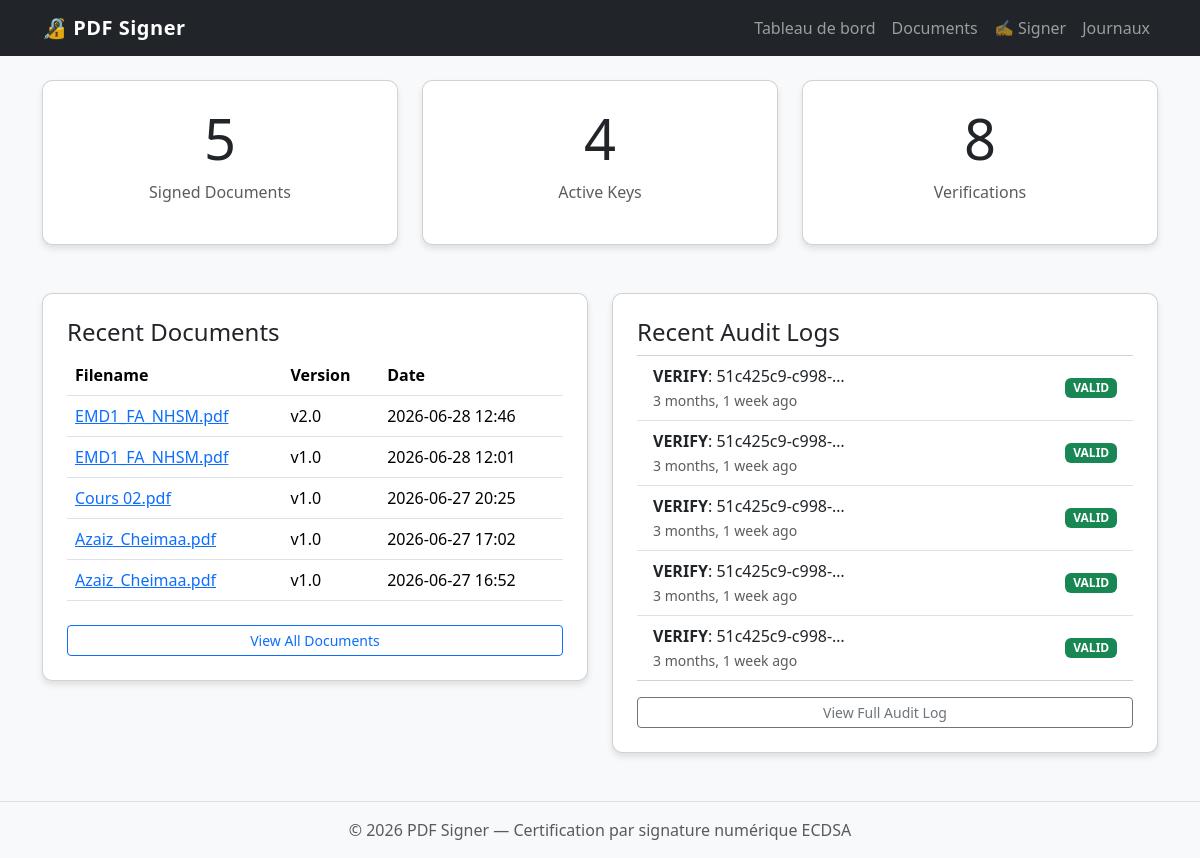
The app's page /, older data.
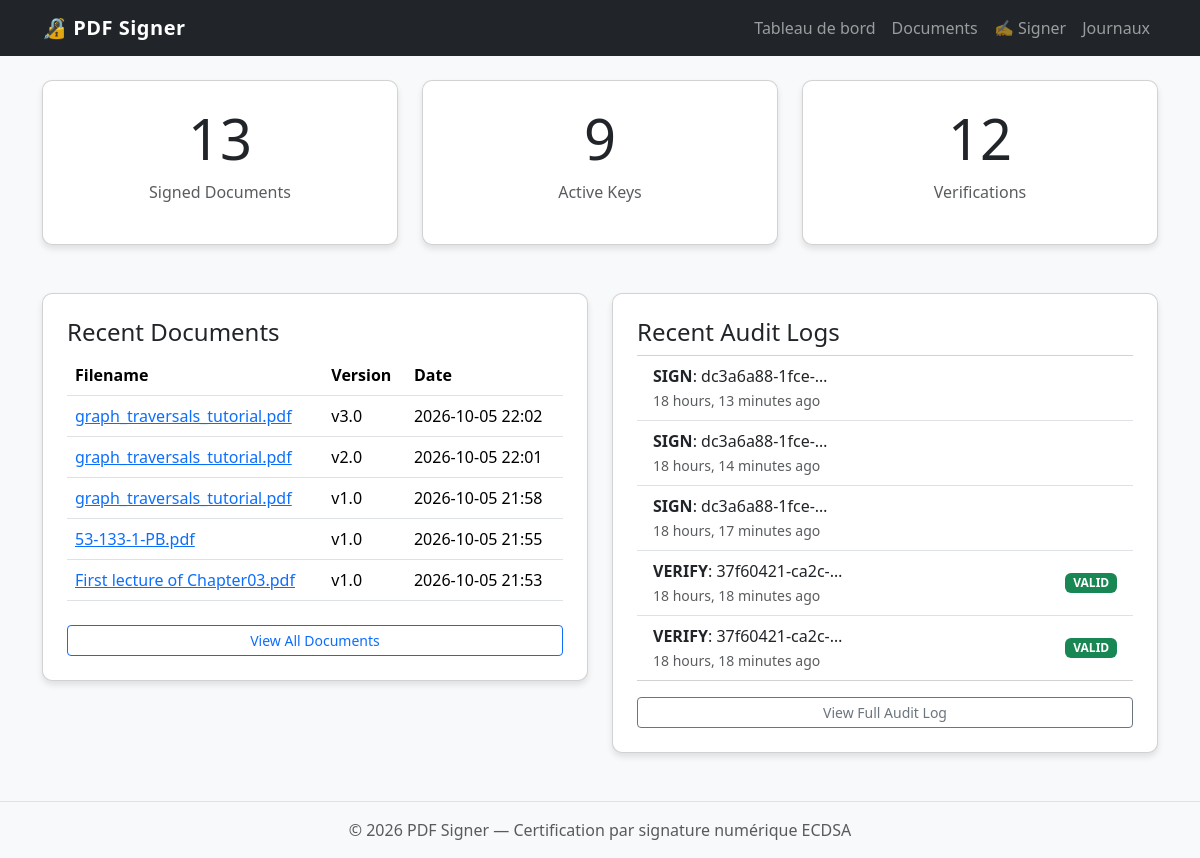
The same page, newer data.
### signer_app/models.py (models this page shows, shortened)
class SignedDocument(models.Model):
    document_id = models.UUIDField(default=uuid.uuid4, editable=False)
    filename = models.CharField(max_length=255)
    version = models.CharField(max_length=50)
    timestamp = models.DateTimeField()
    file_hash = models.CharField(max_length=64)
    signature = models.TextField()
    signer_name = models.CharField(max_length=255)
    public_key = models.TextField()
    pdf_file = models.FileField(upload_to='signed_pdfs/')
    qr_code_file = models.ImageField(upload_to='qrs/')
    is_latest = models.BooleanField(default=True)
    class Meta:
        unique_together = ('document_id', 'version')
        constraints = [
            models.UniqueConstraint(
                fields=['document_id'],
                condition=models.Q(is_latest=True),
                name='one_latest_per_document',
            ),
        ]

class AuditLog(models.Model):
    EVENT_CHOICES = [
        ('SIGN', 'Signature'),
        ('VERIFY', 'Verification'),
    ]
    event = models.CharField(max_length=10, choices=EVENT_CHOICES)
    document_id = models.CharField(max_length=100)
    timestamp = models.DateTimeField(auto_now_add=True)
    result = models.CharField(max_length=50, blank=True, null=True)
    reason = models.TextField(blank=True, null=True)
    details = models.JSONField(default=dict)

### signer_app/views.py (the view)
# urls.py: path('', views.dashboard, name='dashboard'),
def dashboard(request):
    context = {
        'doc_count': SignedDocument.objects.count(),
        'key_count': SigningKey.objects.count(),
        'verify_count': AuditLog.objects.filter(event='VERIFY').count(),
        'recent_docs': SignedDocument.objects.order_by('-timestamp')[:5],
        'recent_logs': AuditLog.objects.order_by('-timestamp')[:5],
    }
    return render(request, 'dashboard.html', context)

### signer_app/templates/dashboard.html
{% extends 'base.html' %}
{% block content %}
<div class="row">
    <div class="col-md-4">
        <div class="card text-center p-4 mb-4">
            <h3 class="display-4">{{ doc_count }}</h3>
            <p class="text-muted">Signed Documents</p>
        </div>
    </div>
    <div class="col-md-4">
        <div class="card text-center p-4 mb-4">
            <h3 class="display-4">{{ key_count }}</h3>
            <p class="text-muted">Active Keys</p>
        </div>
    </div>
    <div class="col-md-4">
        <div class="card text-center p-4 mb-4">
            <h3 class="display-4">{{ verify_count }}</h3>
            <p class="text-muted">Verifications</p>
        </div>
    </div>
</div>
<div class="row mt-4">
    <div class="col-md-6">
        <div class="card p-4">
            <h4>Recent Documents</h4>
            <div class="table-responsive">
                <table class="table table-hover">
                    <thead>
                        <tr>
                            <th>Filename</th>
                            <th>Version</th>
                            <th>Date</th>
                        </tr>
                    </thead>
                    <tbody>
                        {% for doc in recent_docs %}
                        <tr>
                            <td><a href="{% url 'doc_detail' doc.document_id %}">{{ doc.filename }}</a></td>
                            <td>v{{ doc.version }}</td>
                            <td>{{ doc.timestamp|date:"Y-m-d H:i" }}</td>
                        </tr>
                        {% empty %}
                        <tr><td colspan="3">No documents yet.</td></tr>
                        {% endfor %}
                    </tbody>
                </table>
            </div>
            <a href="{% url 'document_list' %}" class="btn btn-outline-primary btn-sm mt-2">View All Documents</a>
        </div>
    </div>
    <div class="col-md-6">
        <div class="card p-4">
            <h4>Recent Audit Logs</h4>
            <ul class="list-group list-group-flush">
                {% for log in recent_logs %}
                <li class="list-group-item d-flex justify-content-between align-items-center">
                    <div>
                        <strong>{{ log.event }}</strong>: {{ log.document_id|truncatechars:15 }}
                        <br><small class="text-muted">{{ log.timestamp|timesince }} ago</small>
                    </div>
                    {% if log.result %}
                    <span class="badge {% if log.result == 'VALID' %}bg-success{% elif log.result == 'OBSOLETE' %}bg-warning{% else %}bg-danger{% endif %}">
                        {{ log.result }}
                    </span>
                    {% endif %}
                </li>
                {% empty %}
                <li class="list-group-item">No logs yet.</li>
                {% endfor %}
            </ul>
            <a href="{% url 'audit_logs' %}" class="btn btn-outline-secondary btn-sm mt-3">View Full Audit Log</a>
        </div>
    </div>
</div>
{% endblock %}

Row changes from the older to the newer data that the page shows:
no longer on this page (row unchanged): SignedDocument: filename "EMD1_FA_NHSM.pdf", version "2.0", timestamp "2026-06-28 12:46"
no longer on this page (row unchanged): SignedDocument: filename "EMD1_FA_NHSM.pdf", version "1.0", timestamp "2026-06-28 12:01"
no longer on this page (row unchanged): SignedDocument: filename "Cours 02.pdf", version "1.0", timestamp "2026-06-27 20:25"
no longer on this page (row unchanged): SignedDocument: filename "Azaiz_Cheimaa.pdf", version "1.0", timestamp "2026-06-27 17:02"
no longer on this page (row unchanged): SignedDocument: filename "Azaiz_Cheimaa.pdf", version "1.0", timestamp "2026-06-27 16:52"
no longer on this page (row unchanged): AuditLog: event "VERIFY", document_id "51c425c9-c998-…", timestamp "3 months, 1 week", result "VALID"
no longer on this page (row unchanged): AuditLog: event "VERIFY", document_id "51c425c9-c998-…", timestamp "3 months, 1 week", result "VALID"
no longer on this page (row unchanged): AuditLog: event "VERIFY", document_id "51c425c9-c998-…", timestamp "3 months, 1 week", result "VALID"
no longer on this page (row unchanged): AuditLog: event "VERIFY", document_id "51c425c9-c998-…", timestamp "3 months, 1 week", result "VALID"
no longer on this page (row unchanged): AuditLog: event "VERIFY", document_id "51c425c9-c998-…", timestamp "3 months, 1 week", result "VALID"
added SignedDocument: filename "graph_traversals_tutorial.pdf", version "3.0", timestamp "2026-10-05 22:02"
added SignedDocument: filename "graph_traversals_tutorial.pdf", version "2.0", timestamp "2026-10-05 22:01"
added SignedDocument: filename "graph_traversals_tutorial.pdf", version "1.0", timestamp "2026-10-05 21:58"
added SignedDocument: filename "53-133-1-PB.pdf", version "1.0", timestamp "2026-10-05 21:55"
added SignedDocument: filename "First lecture of Chapter03.pdf", version "1.0", timestamp "2026-10-05 21:53"
added AuditLog: event "SIGN", document_id "dc3a6a88-1fce-…", timestamp "18 hours, 13 minutes"
added AuditLog: event "SIGN", document_id "dc3a6a88-1fce-…", timestamp "18 hours, 14 minutes"
added AuditLog: event "SIGN", document_id "dc3a6a88-1fce-…", timestamp "18 hours, 17 minutes"
added AuditLog: event "VERIFY", document_id "37f60421-ca2c-…", timestamp "18 hours, 18 minutes", result "VALID"
added AuditLog: event "VERIFY", document_id "37f60421-ca2c-…", timestamp "18 hours, 18 minutes", result "VALID"
Text that changed along with them:
{{ doc_count }}: "5" → "13"
{{ key_count }}: "4" → "9"
{{ verify_count }}: "8" → "12"
